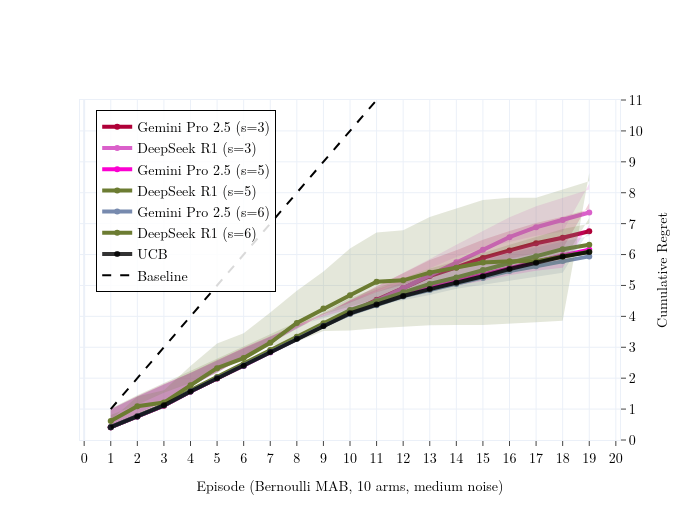

The code cell stored with this chart in its notebook:
### Code cell
# Use Plotly's Dark24 color set for darker colors
colors = px.colors.qualitative.Dark24[10:]
import random

# Set LaTeX font for all text elements
latex_font = dict(
    family="Latin Modern Roman, Times New Roman, serif",
    size=14,
    color="black"
)

fig = go.Figure()

for si, style in enumerate(styles):
    for mi, model in enumerate(models):
        x_vals = list(range(1, 20))
        y_mean = cumulative_regrets[model_ids[mi] + f' (s={style})']
        y_err = error_bars[model_ids[mi] + f' (s={style})']
        color = random.choice(colors)  # Randomly select a color from the list

        # Add shaded error region (as a filled area)
        fig.add_trace(go.Scatter(
            x=x_vals + x_vals[::-1],
            y=(y_mean + y_err).tolist() + (y_mean - y_err)[::-1].tolist(),
            fill='toself',
            fillcolor=f'rgba{tuple(int(color.lstrip("#")[i:i+2], 16) for i in (0, 2, 4)) + (0.18,)}',
            line=dict(color='rgba(255,255,255,0)'),
            hoverinfo="skip",
            showlegend=False,
            name=f"{model} (s={style})"
        ))

        # Add main mean curve, thicker
        fig.add_trace(go.Scatter(
            x=x_vals,
            y=y_mean,
            mode='lines+markers',
            name=model + f' (s={style})',
            line=dict(width=4, color=color),
            marker=dict(size=6, color=color)
        ))

# Add Bayes Optimal shaded error region (as a filled area)
# fig.add_trace(go.Scatter(
#     x=list(range(1, 20)) + list(range(1, 20))[::-1],
#     y=(ucb_cumulative_regret + ucb_cumulative_sem).tolist() + (ucb_cumulative_regret - ucb_cumulative_sem)[::-1].tolist(),
#     fill='toself',
#     fillcolor=f'rgba(0, 0, 0, 0.5)',
#     line=dict(color='rgba(255,255,255,0)'),
#     hoverinfo="skip",
#     showlegend=False,
#     name='Bayes Optimal'
# ))
# Add Bayes Optimal line
fig.add_trace(go.Scatter(
    x=list(range(1, 20)),
    y=ucb_cumulative_regret,
    mode='markers+lines+lines',
    name='UCB',
    line=dict(width=4, color='rgba(0, 0, 0, 0.8)'),
    marker=dict(size=6, color='rgba(0, 0, 0, 0.8)')
))

# Add y=x baseline as a dashed line
baseline_x = list(range(1, 20))
baseline_y = list(range(1, 20))
fig.add_trace(go.Scatter(
    x=baseline_x,
    y=baseline_y,
    mode='lines',
    name='Baseline',
    line=dict(color='black', width=2, dash='dash'),
    showlegend=True
))

fig.update_layout(
    width=700,
    height=520,
    title=dict(
        text='',
        font=latex_font
    ),
    xaxis_title="Episode (Bernoulli MAB, 10 arms, medium noise)",
    yaxis_title="Cumulative Regret",
    font=latex_font,
    xaxis=dict(
        tickmode='linear',
        dtick=1,
        ticks='outside',
        showline=True,
        mirror=True,
        title_font=latex_font,
        tickfont=latex_font
    ),
    yaxis=dict(
        # range=[1, 7],
        tickmode='linear',
        dtick=1,
        ticks='outside',
        showline=True,
        mirror=True,
        side='right',  # default, but we want ticks on both sides
        showticksuffix='all',
        showticklabels=True,
        title_font=latex_font,
        tickfont=latex_font
    ),
    yaxis2=dict(
        overlaying='y',
        side='right',
        tickmode='linear',
        dtick=1,
        ticks='outside',
        showline=True,
        showticklabels=True,
        title_font=latex_font,
        tickfont=latex_font
    ),
    legend=dict(
        title='',
        x=0.03,  # left edge, inside plot
        y=0.97,  # top edge, inside plot
        xanchor='left',
        yanchor='top',
        bgcolor='rgba(255,255,255,0.85)',
        bordercolor='black',
        borderwidth=1,
        font=latex_font
    ),
    template='plotly_white'
)

# Add yaxis2 to all traces so ticks show on both sides
for trace in fig.data:
    trace.update(yaxis='y')

# set yrange
fig.update_yaxes(range=[0, 11])

### Figure 1 — Plotly figure (JSON) as saved in the notebook; plotly's stock layout.template omitted (floating-point values rounded to 4 significant figures)
{"data": [{"fill": "toself", "fillcolor": "rgba(175, 0, 56, 0.18)", "hoverinfo": "skip", "line": {"color": "rgba(255,255,255,0)"}, "name": "Gemini Pro 2.5 (s=3)", "showlegend": false, "type": "scatter", "x": [1, 2, 3, 4, 5, 6, 7, 8, 9, 10, 11, 12, 13, 14, 15, 16, 17, 18, 19, 19, 18, 17, 16, 15, 14, 13, 12, 11, 10, 9, 8, 7, 6, 5, 4, 3, 2, 1], "y": [0.4555, 0.8438, 1.225, 1.731, 2.191, 2.652, 3.144, 3.607, 4.053, 4.514, 4.976, 5.393, 5.822, 6.138, 6.483, 6.761, 7.018, 7.224, 7.468, 7.671, 6.19, 6.043, 5.861, 5.71, 5.508, 5.298, 5.025, 4.783, 4.438, 4.1, 3.721, 3.341, 2.973, 2.59, 2.177, 1.791, 1.412, 0.9885, 0.6865, 0.3725], "yaxis": "y"}, {"line": {"color": "#AF0038", "width": 4}, "marker": {"color": "#AF0038", "size": 6}, "mode": "lines+markers", "name": "Gemini Pro 2.5 (s=3)", "type": "scatter", "x": [1, 2, 3, 4, 5, 6, 7, 8, 9, 10, 11, 12, 13, 14, 15, 16, 17, 18, 19], "y": [0.414, 0.7651, 1.107, 1.572, 1.991, 2.415, 2.867, 3.29, 3.697, 4.118, 4.538, 4.916, 5.303, 5.581, 5.891, 6.135, 6.364, 6.543, 6.756, 6.931], "yaxis": "y"}, {"fill": "toself", "fillcolor": "rgba(218, 96, 202, 0.18)", "hoverinfo": "skip", "line": {"color": "rgba(255,255,255,0)"}, "name": "DeepSeek R1 (s=3)", "showlegend": false, "type": "scatter", "x": [1, 2, 3, 4, 5, 6, 7, 8, 9, 10, 11, 12, 13, 14, 15, 16, 17, 18, 19, 19, 18, 17, 16, 15, 14, 13, 12, 11, 10, 9, 8, 7, 6, 5, 4, 3, 2, 1], "y": [0.4555, 0.8415, 1.24, 1.741, 2.217, 2.636, 3.108, 3.614, 4.061, 4.486, 4.941, 5.397, 5.853, 6.315, 6.757, 7.207, 7.563, 7.834, 8.108, 8.29, 6.741, 6.612, 6.409, 6.203, 5.918, 5.55, 5.192, 4.81, 4.438, 4.065, 3.693, 3.349, 2.984, 2.558, 2.165, 1.819, 1.42, 1.002, 0.6856, 0.3725], "yaxis": "y"}, {"line": {"color": "#DA60CA", "width": 4}, "marker": {"color": "#DA60CA", "size": 6}, "mode": "lines+markers", "name": "DeepSeek R1 (s=3)", "type": "scatter", "x": [1, 2, 3, 4, 5, 6, 7, 8, 9, 10, 11, 12, 13, 14, 15, 16, 17, 18, 19], "y": [0.414, 0.7636, 1.121, 1.58, 2.018, 2.401, 2.833, 3.299, 3.705, 4.089, 4.503, 4.917, 5.331, 5.754, 6.153, 6.562, 6.883, 7.121, 7.36, 7.515], "yaxis": "y"}, {"fill": "toself", "fillcolor": "rgba(251, 0, 209, 0.18)", "hoverinfo": "skip", "line": {"color": "rgba(255,255,255,0)"}, "name": "Gemini Pro 2.5 (s=5)", "showlegend": false, "type": "scatter", "x": [1, 2, 3, 4, 5, 6, 7, 8, 9, 10, 11, 12, 13, 14, 15, 16, 17, 18, 19, 19, 18, 17, 16, 15, 14, 13, 12, 11, 10, 9, 8, 7, 6, 5, 4, 3, 2, 1], "y": [0.4555, 0.8415, 1.24, 1.732, 2.194, 2.64, 3.128, 3.62, 4.073, 4.52, 4.859, 5.175, 5.438, 5.677, 5.921, 6.16, 6.375, 6.62, 6.829, 6.961, 5.569, 5.479, 5.327, 5.145, 4.995, 4.81, 4.621, 4.443, 4.248, 3.995, 3.73, 3.356, 2.983, 2.573, 2.166, 1.795, 1.41, 1.002, 0.6856, 0.3725], "yaxis": "y"}, {"line": {"color": "#FB00D1", "width": 4}, "marker": {"color": "#FB00D1", "size": 6}, "mode": "lines+markers", "name": "Gemini Pro 2.5 (s=5)", "type": "scatter", "x": [1, 2, 3, 4, 5, 6, 7, 8, 9, 10, 11, 12, 13, 14, 15, 16, 17, 18, 19], "y": [0.414, 0.7636, 1.121, 1.571, 1.994, 2.403, 2.851, 3.301, 3.714, 4.125, 4.427, 4.712, 4.94, 5.149, 5.365, 5.577, 5.76, 5.973, 6.154, 6.265], "yaxis": "y"}, {"fill": "toself", "fillcolor": "rgba(108, 124, 50, 0.18)", "hoverinfo": "skip", "line": {"color": "rgba(255,255,255,0)"}, "name": "DeepSeek R1 (s=5)", "showlegend": false, "type": "scatter", "x": [1, 2, 3, 4, 5, 6, 7, 8, 9, 10, 11, 12, 13, 14, 15, 16, 17, 18, 19, 19, 18, 17, 16, 15, 14, 13, 12, 11, 10, 9, 8, 7, 6, 5, 4, 3, 2, 1], "y": [0.4555, 0.8453, 1.256, 1.767, 2.234, 2.697, 3.19, 3.658, 4.132, 4.597, 4.916, 5.242, 5.545, 5.787, 6.06, 6.315, 6.569, 6.827, 6.998, 7.185, 5.767, 5.64, 5.519, 5.324, 5.139, 4.943, 4.732, 4.554, 4.321, 4.062, 3.814, 3.422, 3.026, 2.638, 2.224, 1.835, 1.446, 1.019, 0.691, 0.3725], "yaxis": "y"}, {"line": {"color": "#6C7C32", "width": 4}, "marker": {"color": "#6C7C32", "size": 6}, "mode": "lines+markers", "name": "DeepSeek R1 (s=5)", "type": "scatter", "x": [1, 2, 3, 4, 5, 6, 7, 8, 9, 10, 11, 12, 13, 14, 15, 16, 17, 18, 19], "y": [0.414, 0.7681, 1.137, 1.607, 2.034, 2.46, 2.914, 3.342, 3.777, 4.206, 4.489, 4.782, 5.049, 5.259, 5.502, 5.727, 5.946, 6.173, 6.319, 6.476], "yaxis": "y"}, {"fill": "toself", "fillcolor": "rgba(119, 138, 174, 0.18)", "hoverinfo": "skip", "line": {"color": "rgba(255,255,255,0)"}, "name": "Gemini Pro 2.5 (s=6)", "showlegend": false, "type": "scatter", "x": [1, 2, 3, 4, 5, 6, 7, 8, 9, 10, 11, 12, 13, 14, 15, 16, 17, 18, 19, 19, 18, 17, 16, 15, 14, 13, 12, 11, 10, 9, 8, 7, 6, 5, 4, 3, 2, 1], "y": [0.4555, 0.8415, 1.24, 1.732, 2.194, 2.64, 3.128, 3.594, 4.047, 4.471, 4.788, 5.103, 5.342, 5.566, 5.785, 6.044, 6.224, 6.422, 6.601, 6.79, 5.414, 5.281, 5.153, 5.011, 4.89, 4.692, 4.529, 4.361, 4.188, 3.938, 3.688, 3.333, 2.96, 2.573, 2.166, 1.795, 1.41, 1.002, 0.6856, 0.3725], "yaxis": "y"}, {"line": {"color": "#778AAE", "width": 4}, "marker": {"color": "#778AAE", "size": 6}, "mode": "lines+markers", "name": "Gemini Pro 2.5 (s=6)", "type": "scatter", "x": [1, 2, 3, 4, 5, 6, 7, 8, 9, 10, 11, 12, 13, 14, 15, 16, 17, 18, 19], "y": [0.414, 0.7636, 1.121, 1.571, 1.994, 2.403, 2.851, 3.277, 3.69, 4.079, 4.363, 4.645, 4.851, 5.048, 5.239, 5.467, 5.617, 5.787, 5.941, 6.102], "yaxis": "y"}, {"fill": "toself", "fillcolor": "rgba(108, 124, 50, 0.18)", "hoverinfo": "skip", "line": {"color": "rgba(255,255,255,0)"}, "name": "DeepSeek R1 (s=6)", "showlegend": false, "type": "scatter", "x": [1, 2, 3, 4, 5, 6, 7, 8, 9, 10, 11, 12, 13, 14, 15, 16, 17, 18, 19, 19, 18, 17, 16, 15, 14, 13, 12, 11, 10, 9, 8, 7, 6, 5, 4, 3, 2, 1], "y": [0.6508, 1.407, 1.612, 2.394, 3.123, 3.458, 4.128, 4.83, 5.451, 6.193, 6.717, 6.789, 7.214, 7.479, 7.768, 7.84, 7.84, 8.105, 8.37, 8.635, 3.859, 3.813, 3.768, 3.722, 3.722, 3.71, 3.66, 3.615, 3.542, 3.529, 3.18, 3.053, 2.74, 2.158, 1.844, 1.526, 1.144, 0.8101, 0.7748, 0.5751], "yaxis": "y"}, {"line": {"color": "#6C7C32", "width": 4}, "marker": {"color": "#6C7C32", "size": 6}, "mode": "lines+markers", "name": "DeepSeek R1 (s=6)", "type": "scatter", "x": [1, 2, 3, 4, 5, 6, 7, 8, 9, 10, 11, 12, 13, 14, 15, 16, 17, 18, 19], "y": [0.613, 1.091, 1.211, 1.769, 2.325, 2.651, 3.143, 3.785, 4.252, 4.686, 5.123, 5.165, 5.415, 5.57, 5.739, 5.781, 5.781, 5.936, 6.092, 6.247], "yaxis": "y"}, {"line": {"color": "rgba(0, 0, 0, 0.8)", "width": 4}, "marker": {"color": "rgba(0, 0, 0, 0.8)", "size": 6}, "mode": "markers+lines+lines", "name": "UCB", "type": "scatter", "x": [1, 2, 3, 4, 5, 6, 7, 8, 9, 10, 11, 12, 13, 14, 15, 16, 17, 18, 19], "y": [0.414, 0.7636, 1.121, 1.571, 1.994, 2.403, 2.851, 3.277, 3.69, 4.101, 4.38, 4.659, 4.883, 5.087, 5.298, 5.532, 5.733, 5.933, 6.081, 6.339, 6.567, 6.757, 7.07, 7.321, 7.54, 7.82, 8.248, 8.747, 9.209, 9.662, 10.06, 10.34, 10.59, 10.87, 11.12, 11.36, 11.59, 11.8, 11.99, 12.23, 12.4, 12.59, 12.82, 12.99, 13.16, 13.31, 13.45, 13.56, 13.7, 13.83], "yaxis": "y"}, {"line": {"color": "black", "dash": "dash", "width": 2}, "mode": "lines", "name": "Baseline", "showlegend": true, "type": "scatter", "x": [1, 2, 3, 4, 5, 6, 7, 8, 9, 10, 11, 12, 13, 14, 15, 16, 17, 18, 19], "y": [1, 2, 3, 4, 5, 6, 7, 8, 9, 10, 11, 12, 13, 14, 15, 16, 17, 18, 19], "yaxis": "y"}], "layout": {"font": {"color": "black", "family": "Latin Modern Roman, Times New Roman, serif", "size": 14}, "height": 520, "legend": {"bgcolor": "rgba(255,255,255,0.85)", "bordercolor": "black", "borderwidth": 1, "font": {"color": "black", "family": "Latin Modern Roman, Times New Roman, serif", "size": 14}, "title": {"text": ""}, "x": 0.03, "xanchor": "left", "y": 0.97, "yanchor": "top"}, "title": {"font": {"color": "black", "family": "Latin Modern Roman, Times New Roman, serif", "size": 14}, "text": ""}, "width": 700, "xaxis": {"dtick": 1, "mirror": true, "showline": true, "tickfont": {"color": "black", "family": "Latin Modern Roman, Times New Roman, serif", "size": 14}, "tickmode": "linear", "ticks": "outside", "title": {"font": {"color": "black", "family": "Latin Modern Roman, Times New Roman, serif", "size": 14}, "text": "Episode (Bernoulli MAB, 10 arms, medium noise)"}}, "yaxis": {"dtick": 1, "mirror": true, "range": [0, 11], "showline": true, "showticklabels": true, "showticksuffix": "all", "side": "right", "tickfont": {"color": "black", "family": "Latin Modern Roman, Times New Roman, serif", "size": 14}, "tickmode": "linear", "ticks": "outside", "title": {"font": {"color": "black", "family": "Latin Modern Roman, Times New Roman, serif", "size": 14}, "text": "Cumulative Regret"}}, "yaxis2": {"dtick": 1, "overlaying": "y", "range": [0, 11], "showline": true, "showticklabels": true, "side": "right", "tickfont": {"color": "black", "family": "Latin Modern Roman, Times New Roman, serif", "size": 14}, "tickmode": "linear", "ticks": "outside", "title": {"font": {"color": "black", "family": "Latin Modern Roman, Times New Roman, serif", "size": 14}}}}}
